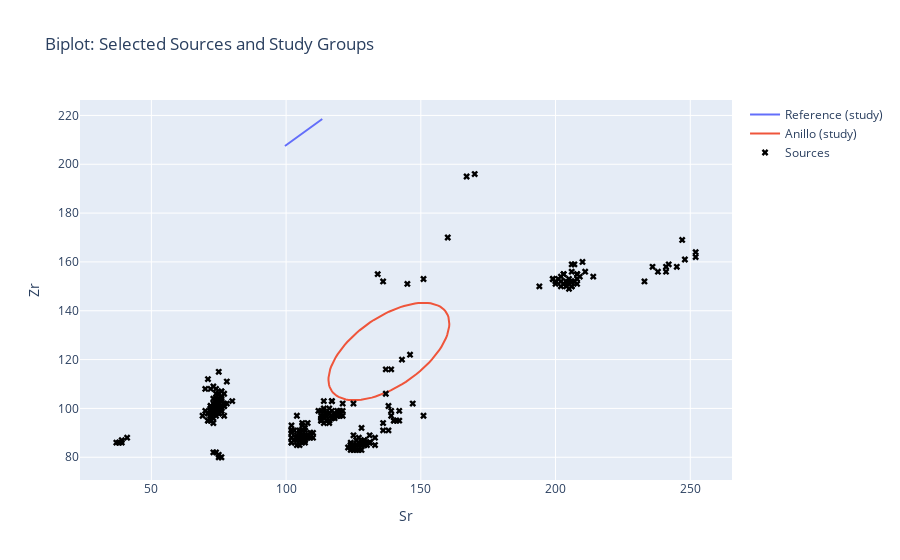

The code cell stored with this chart in its notebook:
### Markdown cell above
## Geochemical Plot

### Code cell
x_col = "Sr"
y_col = "Zr"
group = "Group"

fig_bi = go.Figure()

# Study ellipses
for g in study[group].dropna().unique():
    sub = study[study[group] == g]
    ell = confidence_ellipse(sub[x_col], sub[y_col])

    fig_bi.add_trace(go.Scatter(
        x=ell[:,0],
        y=ell[:,1],
        mode="lines",
        name=f"{g} (study)",
        showlegend=True
    ))

# Selected source points
fig_bi.add_trace(go.Scatter(
    x=selected_srcs[x_col],
    y=selected_srcs[y_col],
    mode="markers",
    name="Sources",
    marker=dict(symbol="x", size=6, color="black")
))

fig_bi.update_layout(
    title="Biplot: Selected Sources and Study Groups",
    xaxis_title=x_col,
    yaxis_title=y_col
)

fig_bi.show()
